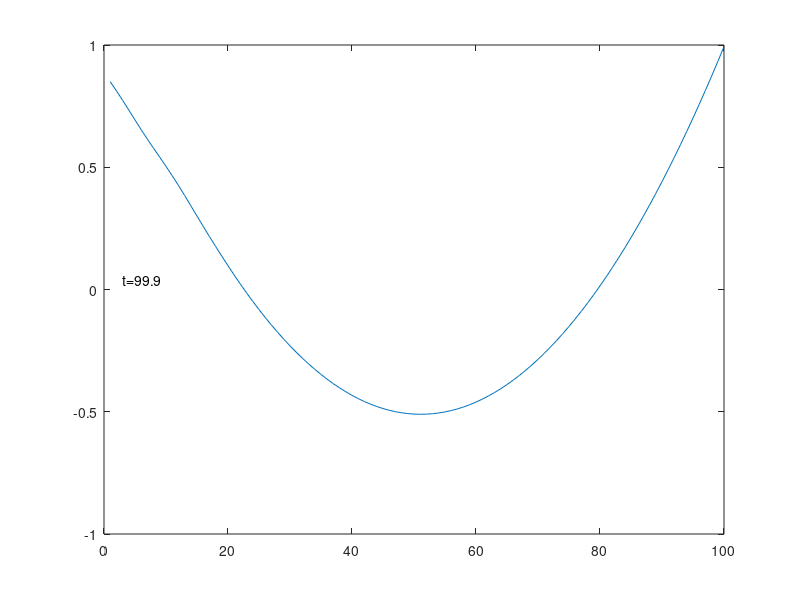
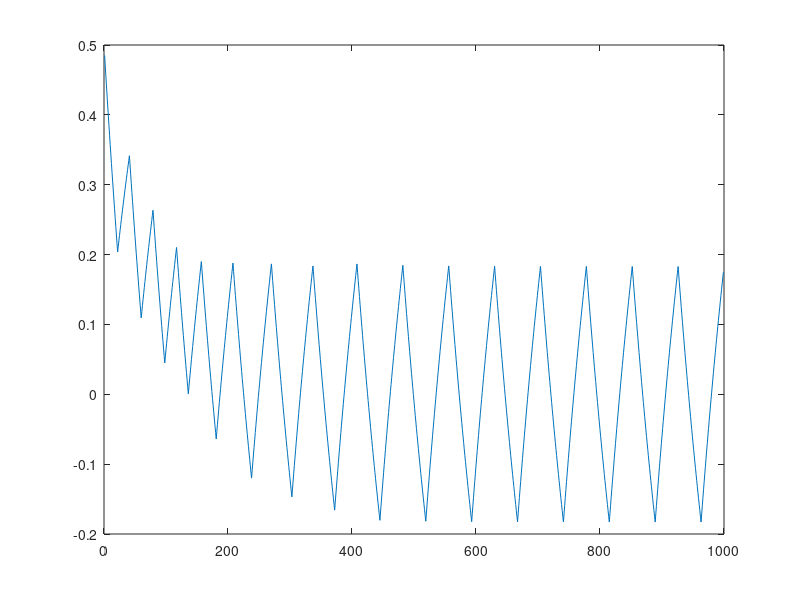

Source code (MATLAB) for these figures, in order:
%Simple_model_with_discrete_beam_mechanics
%Neural oscillators coupled mechanically via a discrete beam equation

%Mechanical parameters
n = 100; %number of discrete segments in beam
delX = 1/n; %segment length
dt = 0.1;   %time step for discrete PDE backward Euler solve
Kb = 10; %bending stiffness
xi = 1; %viscosity
char_scale = 100; %char scale Kb/xi

%discrete beam PDE matrix
e = ones(n,1);
A = spdiags([e -2*e e], [0 1 2], n-2, n);

%Neural parameters
%assume neural dynamics occur on a fast timescale compared to
%muscle+mechanics s.t. always at steady state - 0 or 1
t_m = 10; %muscular activity timescale
I_AVB = 0.5; %driving AVB current
eps_h = 0.2; %hysteresis window
m = 20; %proprioceptive signal distance
k_SR = 100; %stretch receptor weight

%guassian kernel for proprioception
grid = -m:m;
sig = 1; %std dev of kernel
G = exp(-grid.^2./(2*sig^2)); %Gaussian kernel of width 2m
G = 2*G/sum(G); %normalize so half of G has area 1    

%inhomogeneous driving current
I_AVB = 0.5*ones(n-2,1);
I_AVB2 = 0.5*ones(n-2,1); %breaks dorsal-ventral symmetry
% I_AVB(1) = 10e10;

%Neural functions
% I = @(K) I_AVB + k_SR*K;
S = @(I,s) 1.*(I>=0.5+eps_h*(0.5-s)) + 0.*(I<=0.5+eps_h*(0.5-s));

%driving torque- depends pw-linearly on muscle activities AD, AV
pw_lin = @(A) 0*(A<=0) + A.*(0<A & A<=1) + 1.*(A>=1);
m0 = @(AD, AV) 100*(pw_lin(AD) - pw_lin(AV));

%initial states
y = zeros(n,1);
K = zeros(n-2,1);
AD = 0.5*ones(n-2,1);
AV = 0.25*ones(n-2,1);
SD = zeros(n-2,1);
SV = zeros(n-2,1);



save = [];
for t = 1:100/dt-1
    %Mechanics!
    %compute new active moment in each body segment
    active_moment = m0(AD, AV);
    
    %compute new segment displacements via backward Euler's method=
    y = (eye(n,n) + char_scale*dt/(delX^4)*(A'*A))\(y-char_scale*dt/(delX^2)*A'*active_moment);

    %compute new curvatures
    K = A*y;
    
    %plot displacements
    figure(1);
    plot(y(1:end));
    text(3,0.04, strcat('t= ',num2str(t*dt)));
    ylim([-1, 1]);  
    pause(0.01); 
    
    %Neural activity!
    
    %proprioceptive integration
    prop_signal = zeros(n-2,1);
    %for neurons at the HEAD, less proprioceptive coupling since fewer
    %anterior neurons
    for ii= 1:m
       %guassian kernel for proprioception - need new one for each size
       grid2 = -ii:ii;
       G2 = exp(-grid2.^2./(2*sig^2)); %Gaussian kernel of width 2m
       G2 = 2*G2/sum(G2); %normalize so half of G has area 1   
       for jj=0:ii-1
            prop_signal(ii) = prop_signal(ii) + K(ii-jj)*G2(ii-jj);
            %signal filtered with Gaussian kernel
       end
    end
    
    %for neurons m posterior from the head, m anterior neurons yield max
    %proprioceptive coupling
    for ii = 1+m:n-2
        for jj = 0:m-1
            prop_signal(ii) = prop_signal(ii) + K(ii-jj)*G(m-jj);
            %signal filtered with Gaussian kernel
        end
    end
        
    %compute neural states
    SD = S(I_AVB + k_SR*prop_signal, SD);
    SV = S(I_AVB2 - k_SR*prop_signal, SV);
    
    %integrate muscle activity
    AD = (SD - SV) + (-(SD - SV)  + AD)*exp(-dt/t_m);
    AV = (SV - SD) + (-(SV - SD)  + AV)*exp(-dt/t_m);
   
    %save neural activity
    save = [save; AD(1)]; 
end

figure(2);
plot(save)

